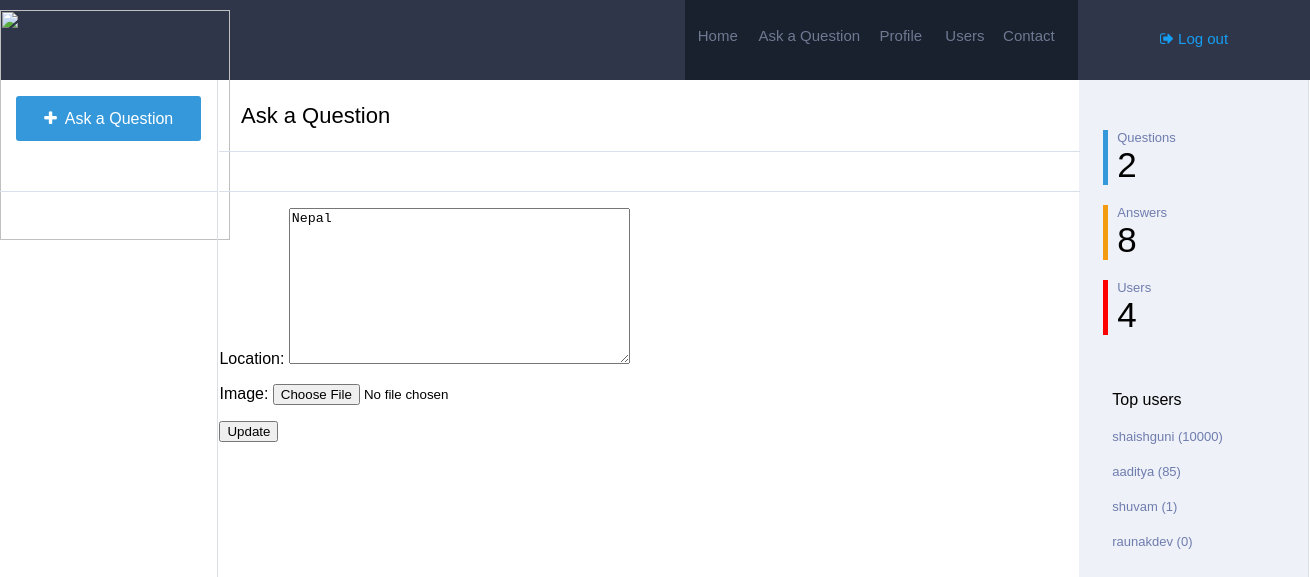
Screenshot of /profileupdate/1/ (signed in) with the database file from the repository.
### Main/models.py (models this page shows, shortened)
class Profile(models.Model):
	user=models.ForeignKey(settings.AUTH_USER_MODEL,on_delete=models.CASCADE)
	image=models.ImageField(upload_to=upload_location,null=True,blank=True,)
	location=models.TextField(default="kathmandu Nepal")
	points=models.IntegerField(default=0)
	questions=models.IntegerField(default=0)
	answers=models.IntegerField(default=0)

### Main/views.py (the view)
# urls.py: url(r'^profileupdate/(?P<id>\d+)/$', views.Update_pro,name='profile_update'),
@login_required
def Update_pro(request, id):
  top = Profile.objects.all().order_by("-points")[:min(Profile.objects.count(),5)]
  profile = get_object_or_404(Profile,id=id)
  instance=get_object_or_404(Profile,id=id)
  if request.user == instance.user:
    form = Update(request.POST or None, request.FILES or None,instance=instance)
    if form.is_valid():
      instance=form.save(commit=False)
      instance.save()
      messages.success(request, "Saved")
      return HttpResponseRedirect('/')
    context={
      "instance":instance,
      "form":form,"q":Question.objects.count(),"a":Answer.objects.count(),"u":Profile.objects.count(),"top":top,
      "profile":profile
    }
    return render(request,"update.html",context)
  else:
    messages.error(request, "User unauthorized.")
    return HttpResponseRedirect('/')

### Main/forms.py
class Update(forms.ModelForm):
	class Meta:
		model = Profile
		fields=[
			"location",
			"image",
		]

### templates/update.html (shortened to what this page needs)
{% load static %}
<html>
<head>
<link rel='stylesheet' href='{% static "css/create.css" %}'>
<link rel="stylesheet" href="https://cdnjs.cloudflare.com/ajax/libs/font-awesome/4.7.0/css/font-awesome.min.css">
</head>
<body>
	<div class="navbar">
		<div class="logo">
		</div>
		<div class="search">
		</div>
		<div class="navlinks">
			<h6><a href="{% url "home" %}">Home</a></h6> <h6 style="width: 30%;"><a href="{% url "create" %}">Ask a Question</a></h6> <h6><a href="{% url "profile" id=profile.id %}">Profile</a></h6> <h6><a href="{% url "user" %}">Users</a></h6> <h6><a>Contact</a></h6>
		</div>
		<div class="login" style="font-size: 15px;">
			{% if request.user.is_authenticated %}
			<p><a href="{% url "logout" %}"><i class="fa fa-sign-out" aria-hidden="true"></i> Log out</a></p>
			{% else %}
			<p><a href="{% url "login" %}"><i class="fa fa-sign-in" aria-hidden="true"></i> Log in / Register</a></p>
			{%endif %}
		</div>
	</div>
	<div class="main">
		<div class="links">
			<div id="ask-cont">
			<a href="{% url "create" %}" style="text-decoration: none;"><p class="ask"><i class="fa fa-plus" aria-hidden="true"></i>&nbsp Ask a Question</p></a>
			</div>
		</div>
		<div class="content">
			<table style="width: 100%;border-spacing: 0px;min-height: 100%;">
				<tr>
			<td style="width:100%; float: left;">
				<div class="heading">
					<div class="tab">
						<p>Ask a Question</p>
					</div>
				</div>
			<div class="welcome">
				<div class="tab">
					<p>&nbsp</p>
				</div>
			</div>
			<div id="tab1" class="tabcontent">
				<form method="POST" action="" enctype='multipart/form-data'>
				{{ form.as_p }}
				<input type="submit" value='Update' class="btn btn-success btn-lg"/>
				</form>
			</div>
		</td>
			<td class="stats" style="padding-top: 30px;vertical-align: top;">
				<div class="bor" style="border-left-color: #3498db">
					<p class="stat_q">Questions</p>
					<p class="stat_a">{{ q }}</p>
				</div>
				<div class="bor" style="border-left-color: #f39c12;">
					<p class="stat_q">Answers</p>
					<p class="stat_a">{{ a }}</p>
				</div>
				<div class="bor" style="border-left-color: red;">
					<p class="stat_q">Users</p>
					<p class="stat_a">{{ u }}</p>
				</div>
				<div class="bor" style="border:none; padding-top: 40px;">
					<p>Top users</p>
					{% for obj in top %}
					<p class="stat_q"><a  href="{% url "profile" id=obj.id %}" style="color: #6f7daf;text-decoration: none;">{{ obj.user }} ({{obj.points}})</a></p>
					{% endfor %}
				</div>
			</td>
		</tr>
	</table>
		</div>
	</div>
</body>
</html>

### static/css/create.css (style rules this page uses)
body { min-width: 1300px; margin: 0px; font-family: sans-serif; }
.navbar { width: 100%; background-color: #2f364a; height:80px; }
.logo { float: left; width:10%; height:100%; }
.search { float: left; height: 100%; width: 42.3%; }
.navlinks { float: left; width:30%; background-color: #19202e; height:100%; }
.navlinks h6 { margin-top:27px; float: left; width:16%; text-align: center; margin-left: 0.3%; }
.navlinks h6 a { text-decoration: none; color: #6f7992; font-weight: normal; font-size:15px; }
.login { float: left; height: 100%; width: 17.7%; text-align: center; }
.login p { margin-top: 30px; }
.login a { text-decoration: none; color: #169ef2; }
.main { width: 100%; }
.links { float: left; top:80px; height: 100%; width:16.6%; }
.ask { margin-left: 7.5%; width:85%; height: 31px; border-style: none; border-radius: 3px; background-color: #3498db; color: white; padding-top: 14px; text-align: center; }
#ask-cont { border-bottom-style: solid; border-bottom-color: #dadfea; border-bottom-width: 1px; height:95px; }
.content { float: left; width: 83.2%; border-right-style: solid; border-right-color: #dadfea; border-right-width: 1px; border-left-style: solid; border-left-color: #dadfea; border-left-width: 1px; height: auto; }
.heading { padding-left: 2.5%; font-size: 22px; border-bottom-style: solid; border-bottom-color: #dadfea; border-bottom-width: 1px; margin-bottom: -1px; }
.welcome { padding-left: 2.5%; font-size: 14px; border-bottom-style: solid; border-bottom-color: #dadfea; border-bottom-width: 1px; }
.stats { background-color: #eef1f7; width:21%; }
.welcome p { width: 10%; text-align: center; margin-bottom: 0px; padding-bottom: 11px; cursor: pointer; margin-top: 0px; padding-top: 13px; }
.stat_q { font-size: 13px; margin-bottom: 0px; margin-top: 20px; color: #6f7daf; }
.stat_a { font-size: 35px; margin-top: 0px; margin-bottom: 0px; }
.bor { border-left-style: solid; border-left-width: 5px; padding-left: 4%; margin-left: 10%; }

### rows the page displays
Profile: location "Nepal", user "shaishguni", points "10000"
Profile: user "aaditya", points "85"
Profile: user "shuvam", points "1"
Profile: user "raunakdev", points "0"

### other values shown
{{ q }} "2"
{{ a }} "8"
{{ u }} "4"
